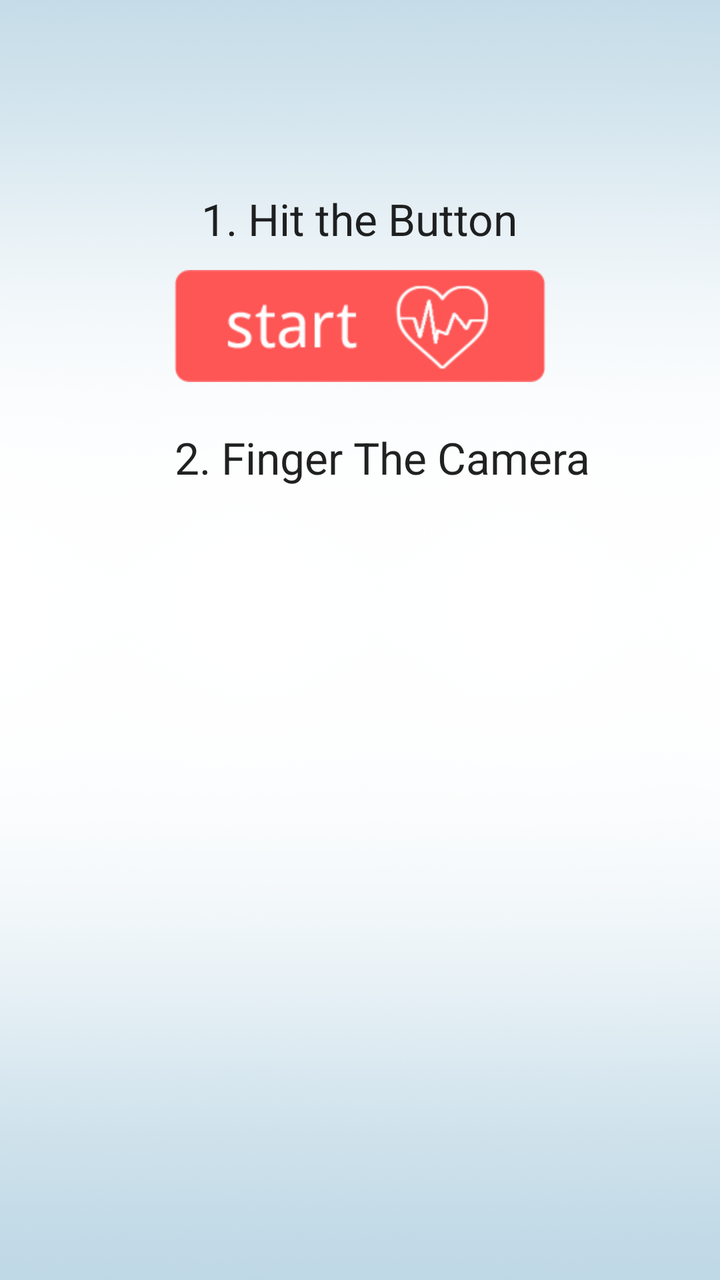
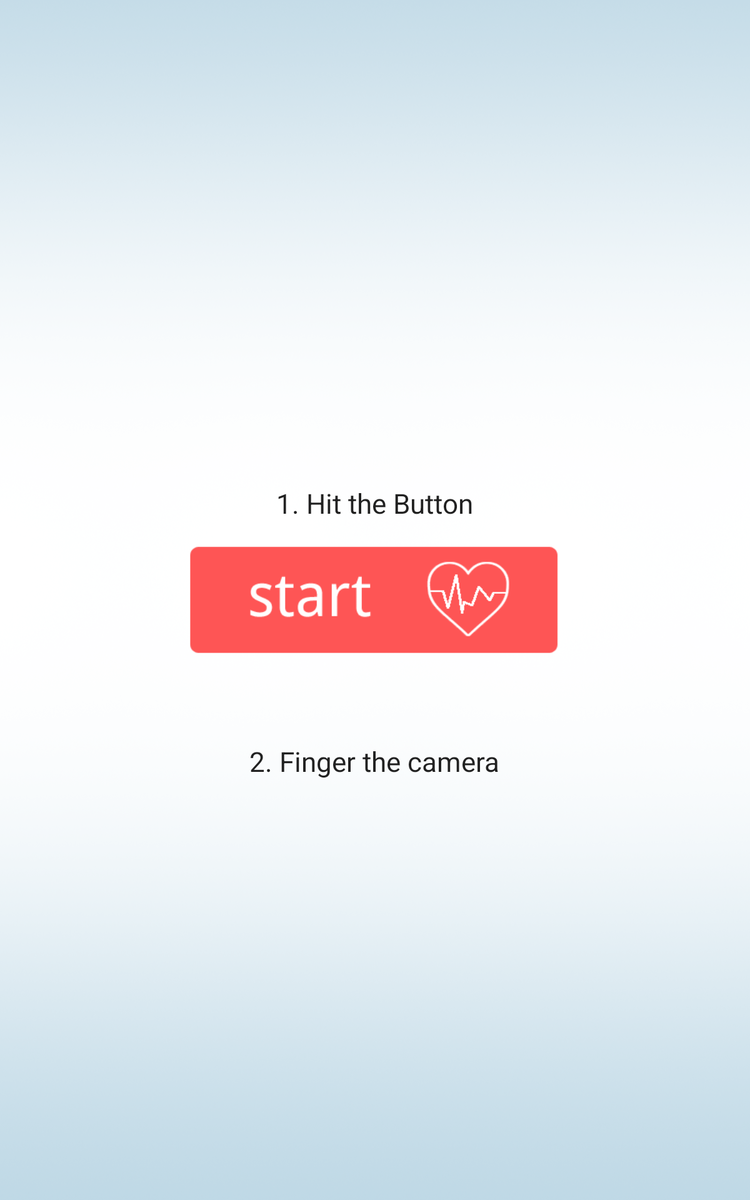

Two renders of one Android screen. The first uses the default layout on a phone; the second uses the alternative layout the repository ships for a different screen configuration, on a matching device. The two XML files are below.
<!-- AndroidManifest.xml: application theme AppTheme -->
<!-- res/layout/fragment_extras.xml -->
<RelativeLayout xmlns:android="http://schemas.android.com/apk/res/android"
    xmlns:tools="http://schemas.android.com/tools"
    android:layout_width="match_parent"
    android:layout_height="match_parent"
    android:paddingBottom="@dimen/activity_vertical_margin"
    android:paddingLeft="@dimen/activity_horizontal_margin"
    android:paddingRight="@dimen/activity_horizontal_margin"
    android:paddingTop="@dimen/activity_vertical_margin"
    tools:context=".ViewpagerNav$DummySectionFragment"
    android:background="@drawable/background_dark_nex7" >

    <TextView
        android:id="@+id/extraText"
        android:layout_width="wrap_content"
        android:layout_height="wrap_content"
        android:layout_alignLeft="@+id/heartOn"
        android:layout_alignParentTop="true"
        android:layout_marginLeft="42dp"
        android:text="" />

    <ImageButton
        android:id="@+id/heartOn"
        android:layout_width="wrap_content"
        android:layout_height="wrap_content"
        android:layout_below="@+id/extraText"
        android:layout_centerHorizontal="true"
        android:layout_marginTop="116dp"
        android:background="#00000000"
        android:src="@drawable/startheart" />

    <TextView
        android:id="@+id/textView1"
        android:layout_width="wrap_content"
        android:layout_height="wrap_content"
        android:layout_alignBottom="@+id/heartOn"
        android:layout_centerHorizontal="true"
        android:layout_marginBottom="67dp"
        android:gravity="center"
        android:text="1. Hit the Button"
        android:textAppearance="?android:attr/textAppearanceLarge" />

    <TextView
        android:id="@+id/textView2"
        android:layout_width="wrap_content"
        android:layout_height="wrap_content"
        android:layout_alignLeft="@+id/heartOn"
        android:layout_below="@+id/heartOn"
        android:layout_marginTop="23dp"
        android:gravity="center"
        android:text="2. Finger The Camera"
        android:textAppearance="?android:attr/textAppearanceLarge" />

</RelativeLayout>
<!-- resources referenced by this layout -->
<resources>
  <!-- drawable background_dark_nex7: png bitmap (drawable-hdpi, 314835 bytes) -->
  <!-- drawable startheart: png bitmap (drawable-hdpi, 8005 bytes) -->
</resources>
<!-- res/layout-sw600dp/fragment_extras.xml (the author's variant of the layout above) -->
<!-- drawn on a 7-inch tablet held upright -->
<RelativeLayout xmlns:android="http://schemas.android.com/apk/res/android"
    xmlns:tools="http://schemas.android.com/tools"
    android:layout_width="match_parent"
    android:layout_height="match_parent"
    android:paddingBottom="@dimen/activity_vertical_margin"
    android:paddingLeft="@dimen/activity_horizontal_margin"
    android:paddingRight="@dimen/activity_horizontal_margin"
    android:paddingTop="@dimen/activity_vertical_margin"
    tools:context=".ViewpagerNav$DummySectionFragment" 
    android:background="@drawable/background_dark_nex7">

    <TextView
        android:id="@+id/extraText"
        android:layout_width="wrap_content"
        android:layout_height="wrap_content"
        android:layout_alignLeft="@+id/heartOn"
        android:layout_alignParentTop="true"
        android:layout_centerVertical="true"
        android:layout_gravity="center"
        android:text="" />

    <TextView
        android:id="@+id/textView1"
        android:layout_width="wrap_content"
        android:layout_height="wrap_content"
        android:layout_alignBottom="@+id/heartOn"
        android:layout_centerHorizontal="true"
        android:layout_marginBottom="118dp"
        android:gravity="center"
        android:text="1. Hit the Button"
        android:textAppearance="?android:attr/textAppearanceLarge" />

    <ImageButton
        android:id="@+id/heartOn"
        android:layout_width="wrap_content"
        android:layout_height="110dp"
        android:layout_centerHorizontal="true"
        android:layout_centerVertical="true"
        android:background="#00000000"
        android:src="@drawable/startheart_600" />

    <TextView
        android:id="@+id/textView2"
        android:layout_width="wrap_content"
        android:layout_height="wrap_content"
        android:layout_below="@+id/textView1"
        android:layout_centerHorizontal="true"
        android:layout_marginTop="59dp"
        android:gravity="center"
        android:text="2. Finger the camera"
        android:textAppearance="?android:attr/textAppearanceLarge" />

</RelativeLayout>
<!-- resources referenced by the variant -->
<!-- as a 7-inch tablet held upright resolves them -->
<resources>
  <!-- drawable background_dark_nex7: png bitmap (drawable-hdpi, 314835 bytes) -->
  <!-- drawable startheart_600: png bitmap (drawable-hdpi, 9164 bytes) -->
</resources>
